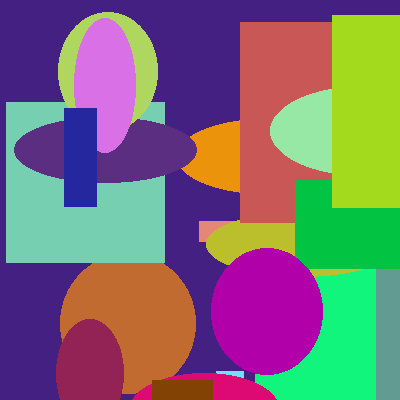
#> input picture tests/fixtures/store/img/p1.png, 400 x 400 px
$ python make_eval.py
#> lines starting #> are read from the running program, lines starting #| are printed output that depends on the picture; after the words box and inside, x2 and y2 are one past the last pixel; in counts of white or black regions, pixels touching at a corner belong together
"""Generate the small labelled evaluation set (fictional data): tests/eval/sites/<name>/index.html,
tests/eval/shared/*.png and tests/eval/labels.json.

    python tests/eval/make_eval.py      # outputs are committed; only needed to regenerate

Every site is served by tests/eval/server.py on http://<name>.localhost:<port>/ so each one has its own domain.
"""
import json
import random
import shutil
from pathlib import Path

from PIL import Image, ImageDraw

HERE = Path(__file__).resolve().parent
SITES, SHARED = HERE / "sites", HERE / "shared"
STORE_IMG = HERE.parent / "fixtures" / "store" / "img"
BRAND = "Mitti &amp; Dhaaga"
PRODUCTS = [("Indigo Block Print Kurta", 2499), ("Terracotta Clay Earrings", 899), ("Handloom Cotton Saree", 4999)]
OFFICIAL = "hello@mittidhaaga.example, +91 98765 43210"


def own_photo(seed, size=400):
    rnd = random.Random(seed)
    im = Image.new("RGB", (size, size), tuple(rnd.randint(0, 255) for _ in range(3)))
    d = ImageDraw.Draw(im)
    for _ in range(18):
        x, y = rnd.randint(0, size - 20), rnd.randint(0, size - 20)
        d.polygon([(x, y), (x + rnd.randint(20, 160), y + rnd.randint(-60, 60)),
                   (x + rnd.randint(-60, 60), y + rnd.randint(20, 160))], fill=tuple(rnd.randint(0, 255) for _ in range(3)))
    return im


def own_logo(seed, text_color=(30, 30, 30)):
    rnd = random.Random(seed)
    im = Image.new("RGB", (200, 80), tuple(rnd.randint(150, 255) for _ in range(3)))
    d = ImageDraw.Draw(im)
    d.rectangle([10, 15, 60, 65], fill=text_color)
    d.ellipse([80, 20, 190, 60], outline=text_color, width=6)
    return im


def shared_images():
    shutil.rmtree(SHARED, ignore_errors=True)
    SHARED.mkdir(parents=True)
    for f in ("p1.png", "p2.png", "p3.png", "logo.png", "favicon.png"):
        shutil.copy(STORE_IMG / f, SHARED / f)                     # the brand's own images
    for i in (1, 2, 3):                                             # re-encoded / resized look-alikes
        Image.open(STORE_IMG / f"p{i}.png").convert("RGB").resize((330, 330)).save(SHARED / f"look{i}.jpg", quality=72)
#> pass 2 of the loop in shared_images, `for i in (1, 2, 3):`:
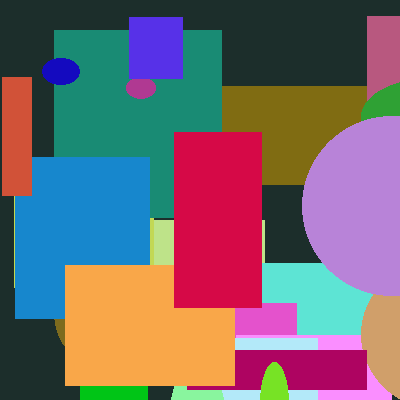
#> input picture tests/fixtures/store/img/p2.png, 400 x 400 px
#> in shared_images, `Image.open(STORE_IMG / f"p{i}.png").convert("RGB").resize((330, 330))...`:
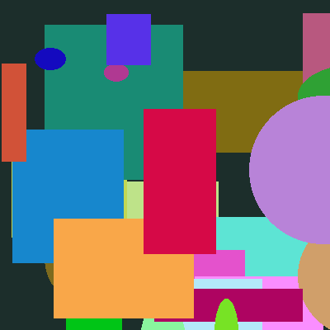
#> saved as look2.jpg: PIL image 330x330 RGB; mean R, G, B 116.6, 103.7, 110.7
#> pass 3 of the loop in shared_images, `for i in (1, 2, 3):`:
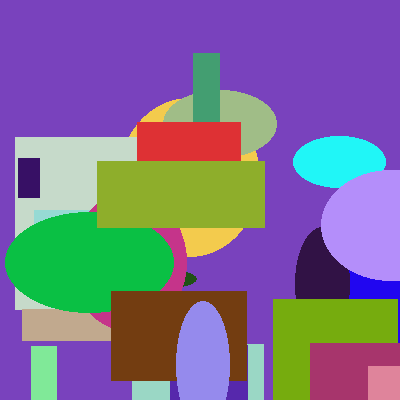
#> input picture tests/fixtures/store/img/p3.png, 400 x 400 px
#> in shared_images, `Image.open(STORE_IMG / f"p{i}.png").convert("RGB").resize((330, 330))...`:
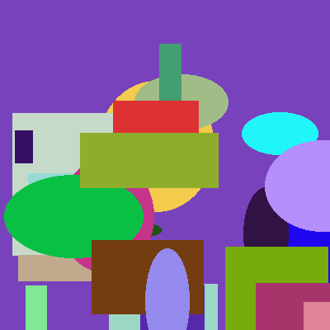
#> saved as look3.jpg: PIL image 330x330 RGB; mean R, G, B 123.9, 111.5, 145.2
    for i in range(1, 7):                                           # other shops' own photos
        own_photo(100 + i).save(SHARED / f"own{i}.png")
#> this loop made 6 passes
#> pass 1, in shared_images, `own_photo(100 + i).save(SHARED / f"own{i}.png")`:
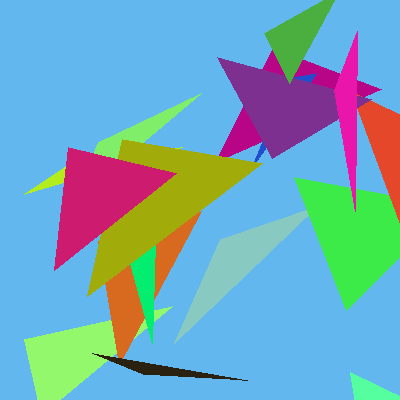
#> saved as own1.png: PIL image 400x400 RGB; mean R, G, B 115.2, 167.5, 185.6
#> pass 2, in shared_images, `own_photo(100 + i).save(SHARED / f"own{i}.png")`:
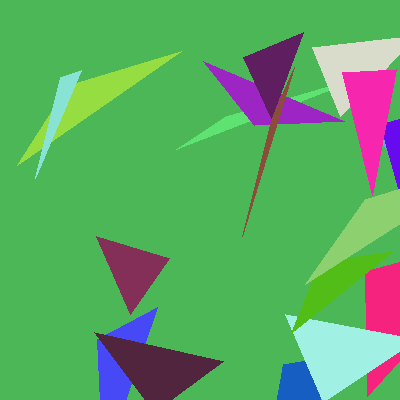
#> saved as own2.png: PIL image 400x400 RGB; mean R, G, B 93, 167.8, 100.2
    for i in range(1, 4):
        own_logo(200 + i).save(SHARED / f"ownlogo{i}.png")
#> this loop made 3 passes
#> pass 1, in own_logo, `im = Image.new("RGB", (200, 80), tuple(rnd.randint(150, 255) for _ in ..`:
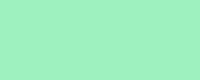
#> im: PIL image 200x80 RGB; mean R, G, B 158, 241, 191
#> pass 1, in shared_images, `own_logo(200 + i).save(SHARED / f"ownlogo{i}.png")`:
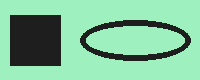
#> saved as ownlogo1.png: PIL image 200x80 RGB; mean R, G, B 126.7, 189.5, 151.7
#> pass 2, in shared_images, `own_logo(200 + i).save(SHARED / f"ownlogo{i}.png")`:
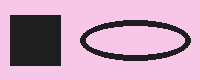
#> saved as ownlogo2.png: PIL image 200x80 RGB; mean R, G, B 194, 157.7, 182.6
    qr = own_photo(999, 220).convert("L").point(lambda v: 0 if v < 128 else 255).convert("RGB")
#> in own_photo (call 7), `im = Image.new("RGB", (size, size), tuple(rnd.randint(0, 255) for _ in..`:
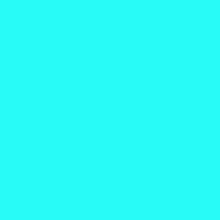
#> im: PIL image 220x220 RGB; mean R, G, B 40, 251, 247
#> the loop in own_photo (call 7), `for _ in range(18):` made 18 passes
#> (x, y) on passes 1 to 12: (33, 165), (146, 13), (6, 51), (178, 190), (62, 28), (116, 27), (15, 53), (151, 86), (145, 24), (158, 198), (20, 25), (137, 10)
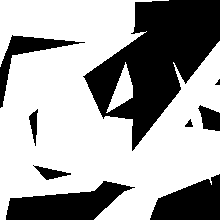
#> qr: PIL image 220x220 RGB; 64.9% white; 9 black regions (1 under 20 px), largest, box (x1, y1, x2, y2) and area: (83, 0, 220, 151) 9991, (6, 181, 135, 220) 2829, (150, 174, 220, 220) 2173
    qr.save(SHARED / "qr.png")                                      # the old fake's own payment QR banner


def page(title, logo, photos, prices, contacts, extra="", products=PRODUCTS, body=""):
    cards = "\n".join(
        f'<div class="card"><img src="/shared/{img}" alt="{n}"><h3>{n}</h3>'
        + (f'<p class="price">₹{p:,}</p>' if p else "") + "</div>"
        for (n, _), img, p in zip(products, photos, prices))
    logo_html = f'<header><img src="/shared/{logo}" alt="logo"><h1>{title}</h1></header>' if logo else f"<h1>{title}</h1>"
    return f"""<!doctype html><html><head><meta charset="utf-8"><title>{title}</title></head><body>
{logo_html}
{extra}
{body}
<main>{cards}</main>
<footer><p>{('Contact: ' + contacts) if contacts else ''}</p></footer></body></html>"""


def cut(pct):
    return [round(p * (1 - pct)) for _, p in PRODUCTS]


FULL = [p for _, p in PRODUCTS]
BRAND_PHOTOS = ["p1.png", "p2.png", "p3.png"]
LOOK = ["look1.jpg", "look2.jpg", "look3.jpg"]
OWN = ["own1.png", "own2.png", "own3.png"]
OWN2 = ["own4.png", "own5.png", "own6.png"]
OLD_FAKE_CONTACTS = "UPI dealsmitti@ybl, WhatsApp 90000 11122"

SITES_DEF = {
    # history: a fake the owner confirmed earlier (not part of the scored set)
    "old-fake": dict(label="history", html=page(f"{BRAND} Outlet", "ownlogo1.png", BRAND_PHOTOS, cut(0.7),
                                                OLD_FAKE_CONTACTS, extra='<img src="/shared/qr.png" alt="pay">'),
                     desc="Earlier fake the owner already confirmed (history for the relaunch case)."),
    # ---------------- fakes
    "fake-full": dict(label="fake", html=page(f"{BRAND} - Official Sale", "logo.png", BRAND_PHOTOS, cut(0.7),
                                              "WhatsApp 91234 56780, pay to mittisale@okaxis"),
                      desc="Classic clone: brand photos + logo, 70% off, its own UPI / WhatsApp."),
    "fake-no-discount": dict(label="fake", html=page(f"{BRAND} India", "logo.png", BRAND_PHOTOS, FULL,
                                                     "orders.mitti@gmail.example, 93333 44455"),
                             desc="Clone at normal prices, other contacts."),
    "fake-lookalike": dict(label="fake", html=page(f"{BRAND} Store", "logo.png", LOOK, cut(0.6),
                                                   "pay mittistore@paytm"),
                           desc="Re-encoded / resized brand photos (look-alikes), logo, 60% off."),
    "fake-no-logo": dict(label="fake", html=page("Ethnic Deals", "ownlogo2.png", BRAND_PHOTOS, cut(0.5),
                                                 "ethnicdeals@ybl"),
                         desc="Brand photos under another name and logo, 50% off."),
    "fake-cloaking": dict(label="fake", html=page(f"{BRAND} - Official Sale", "logo.png", BRAND_PHOTOS, cut(0.7),
                                                  "WhatsApp 98888 77766, pay to mittiflash@okhdfc"),
                          desc="Full clone that shows bots a maintenance page (cloaking).", cloaking=True),
    "fake-relaunch": dict(label="fake", html=page(f"{BRAND} Outlet 2", "ownlogo1.png", BRAND_PHOTOS, cut(0.5),
                                                  OLD_FAKE_CONTACTS, extra='<img src="/shared/qr.png" alt="pay">'),
                          desc="Relaunch of old-fake: same UPI / WhatsApp and payment QR, brand photos, 50% off."),
    "fake-young": dict(label="fake", html=page(f"{BRAND} New Collection", "logo.png", BRAND_PHOTOS, [0, 0, 0], ""),
                       desc="Brand photos + logo, no prices / contacts shown yet; domain 5 days old (injected).",
                       domain_age_days=5),
    "fake-subtle": dict(label="fake", html=page("Handloom Hub", "ownlogo3.png", LOOK, FULL, "handloomhub@ybl"),
                        desc="Only look-alike photos + its own UPI, normal prices (hard case)."),
    "fake-text-only": dict(label="fake", html=page("Mitti Kurtas", "", OWN, cut(0.7), "mittikurtas@ybl"),
                           desc="Own photos but the brand's product names at 70% off + UPI (hard case)."),
    "fake-logo-cheap": dict(label="fake", html=page(f"{BRAND} Clearance", "logo.png", OWN2, cut(0.7),
                                                    "clearance.mitti@okaxis"),
                            desc="Brand logo, own photos, 70% off, own UPI."),
    # ---------------- legitimate
    "store": dict(label="legit", html=page(BRAND, "logo.png", BRAND_PHOTOS, FULL, OFFICIAL),
                  desc="The brand's real store."),
    "reseller": dict(label="legit", html=page(f"Crafts Collective - {BRAND} partner", "logo.png", BRAND_PHOTOS, FULL,
                                              OFFICIAL), desc="Approved reseller on the allow-list (brand photos + logo)."),
    "unrelated-shop": dict(label="legit", html=page("Indigo Threads", "ownlogo2.png", OWN, [2299, 799, 4599],
                                                    "hello@indigothreads.example",
                                                    products=[("Indigo Print Kurta", 0), ("Clay Jhumka Earrings", 0),
                                                              ("Cotton Handloom Saree", 0)]),
                           desc="Unrelated shop with similar product names, own photos and prices."),
    "brand-mention": dict(label="legit", html=page("Weekend Reads", "", [], [], "",
                                                   body=f"<p>Five small Indian labels we love, including {BRAND}, "
                                                        "who make block-printed kurtas in Jaipur.</p>"),
                          desc="Blog post that only mentions the brand name."),
    "review-blog": dict(label="legit", html=page("Saree Diaries", "", ["p3.png"], [0], "write@sareediaries.example",
                                                 products=[("Handloom Cotton Saree", 0)],
                                                 body=f"<p>My review of the {BRAND} handloom saree (photo: {BRAND}).</p>"),
                        desc="Review blog using one brand photo with credit."),
    "discount-shop": dict(label="legit", html=page("Bazaar Bargains", "ownlogo3.png", OWN2, [999, 349, 1899],
                                                   "help@bazaarbargains.example"),
                          desc="Discount shop selling its own products under the same generic names, cheaply."),
    "link-page": dict(label="legit", html=page(f"{BRAND} links", "logo.png", [], [], OFFICIAL,
                                               body='<p><a href="#">Shop</a> · <a href="#">Instagram</a></p>'),
                      desc="The brand's own link-in-bio page (logo + official contacts)."),
    "influencer": dict(label="legit", html=page("Style with Ananya", "logo.png", BRAND_PHOTOS, [0, 0, 0],
                                                "collabs@ananya.example",
                                                body=f"<p>My favourite pieces from {BRAND}, shop them on their site.</p>"),
                       desc="Influencer post with the brand's photos + logo and her own e-mail (hard case)."),
    "news-article": dict(label="legit", html=page("Jaipur Times", "logo.png", [], [], "",
                                                  body=f"<p>Local label {BRAND} opens its first store.</p>"),
                         desc="News article showing the brand's logo."),
    "crafts-market": dict(label="legit", html=page("Craft Mela Marketplace", "ownlogo1.png", OWN, [1999, 650, 3999],
                                                   "support@craftmela.example",
                                                   products=[("Block Print Cotton Top", 0), ("Terracotta Necklace", 0),
                                                             ("Ikat Saree", 0)]),
                          desc="Marketplace of other artisans, own photos and contacts."),
}


def main():
    shared_images()
    shutil.rmtree(SITES, ignore_errors=True)
    for name, d in SITES_DEF.items():
        (SITES / name).mkdir(parents=True)
        (SITES / name / "index.html").write_text(d["html"], encoding="utf-8")
    labels = {
        "brand_store": "store",
        "allow_list": ["reseller"],
        "history": [{"site": "old-fake", "status": "confirmed"}],
        "pages": [{"site": n, "label": d["label"], "description": d["desc"],
                   **({"domain_age_days": d["domain_age_days"]} if "domain_age_days" in d else {}),
                   **({"cloaking": True} if d.get("cloaking") else {})}
                  for n, d in SITES_DEF.items() if d["label"] != "history"],
    }
    (HERE / "labels.json").write_text(json.dumps(labels, indent=1, ensure_ascii=False))
    print(f"wrote {len(SITES_DEF)} sites, {len(labels['pages'])} labelled pages")


if __name__ == "__main__":
    main()
